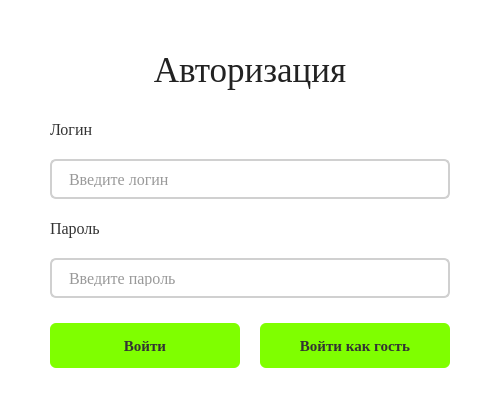
<?xml version="1.0" encoding="UTF-8"?>
<ui version="4.0">
 <class>LoginWidget</class>
 <widget class="QWidget" name="LoginWidget">
  <property name="geometry">
   <rect>
    <x>0</x>
    <y>0</y>
    <width>500</width>
    <height>400</height>
   </rect>
  </property>
  <property name="windowTitle">
   <string>Авторизация</string>
  </property>
  <property name="styleSheet">
   <string notr="true">QWidget {
    background-color: white;
    font-family: 'Times New Roman';
}
QLabel, QLineEdit, QPushButton {
    color: #333333;
}
QPushButton#login_btn, 
QPushButton#guest_btn {
    background-color: #7FFF00;
    color: #333333;
    border: none;
    border-radius: 6px;
    padding: 10px;
    font-weight: bold;
    font-size: 15px;
    min-width: 160px;
}
QPushButton#login_btn:hover, 
QPushButton#guest_btn:hover {
    background-color: #6FE600;
    box-shadow: 0px 3px 6px rgba(127, 255, 0, 0.2);
}
QPushButton#login_btn:pressed, 
QPushButton#guest_btn:pressed {
    background-color: #5FCC00;
    box-shadow: 0px 1px 3px rgba(127, 255, 0, 0.3);
}
QLineEdit {
    border: 2px solid #D0D0D0;
    border-radius: 6px;
    background-color: white;
    padding: 10px 15px;
    color: #333333;
    selection-background-color: #7FFF00;
    font-size: 16px;
}
QLineEdit:focus {
    border-color: #7FFF00;
    background-color: #FAFFFA;
    box-shadow: 0px 0px 4px rgba(127, 255, 0, 0.2);
}
QLineEdit::placeholder {
    color: #888888;
}
QLabel#name_window {
    color: #222222;
    padding-bottom: 5px;
}</string>
  </property>
  <layout class="QVBoxLayout" name="main_layout">
   <property name="spacing">
    <number>25</number>
   </property>
   <property name="leftMargin">
    <number>50</number>
   </property>
   <property name="topMargin">
    <number>50</number>
   </property>
   <property name="rightMargin">
    <number>50</number>
   </property>
   <property name="bottomMargin">
    <number>50</number>
   </property>
   <item>
    <spacer name="verticalSpacer">
     <property name="orientation">
      <enum>Qt::Vertical</enum>
     </property>
     <property name="sizeHint" stdset="0">
      <size>
       <width>20</width>
       <height>40</height>
      </size>
     </property>
    </spacer>
   </item>
   <item>
    <widget class="QLabel" name="name_window">
     <property name="font">
      <font>
       <family>Times New Roman</family>
       <pointsize>26</pointsize>
       <weight>700</weight>
       <bold>true</bold>
      </font>
     </property>
     <property name="text">
      <string>Авторизация</string>
     </property>
     <property name="alignment">
      <set>Qt::AlignCenter</set>
     </property>
    </widget>
   </item>
   <item>
    <spacer name="verticalSpacer_2">
     <property name="orientation">
      <enum>Qt::Vertical</enum>
     </property>
     <property name="sizeHint" stdset="0">
      <size>
       <width>20</width>
       <height>40</height>
      </size>
     </property>
    </spacer>
   </item>
   <item>
    <layout class="QVBoxLayout" name="fields_layout">
     <property name="spacing">
      <number>20</number>
     </property>
     <item>
      <layout class="QVBoxLayout" name="login_layout">
       <item>
        <widget class="QLabel" name="text_login">
         <property name="font">
          <font>
           <family>Times New Roman</family>
           <pointsize>12</pointsize>
          </font>
         </property>
         <property name="text">
          <string>Логин</string>
         </property>
        </widget>
       </item>
       <item>
        <widget class="QLineEdit" name="username_input">
         <property name="minimumSize">
          <size>
           <width>0</width>
           <height>40</height>
          </size>
         </property>
         <property name="font">
          <font>
           <family>Times New Roman</family>
           <pointsize>12</pointsize>
          </font>
         </property>
         <property name="placeholderText">
          <string>Введите логин</string>
         </property>
        </widget>
       </item>
      </layout>
     </item>
     <item>
      <layout class="QVBoxLayout" name="password_layout">
       <item>
        <widget class="QLabel" name="text_password">
         <property name="font">
          <font>
           <family>Times New Roman</family>
           <pointsize>12</pointsize>
          </font>
         </property>
         <property name="text">
          <string>Пароль</string>
         </property>
        </widget>
       </item>
       <item>
        <widget class="QLineEdit" name="password_input">
         <property name="minimumSize">
          <size>
           <width>0</width>
           <height>40</height>
          </size>
         </property>
         <property name="font">
          <font>
           <family>Times New Roman</family>
           <pointsize>12</pointsize>
          </font>
         </property>
         <property name="echoMode">
          <enum>QLineEdit::Password</enum>
         </property>
         <property name="placeholderText">
          <string>Введите пароль</string>
         </property>
        </widget>
       </item>
      </layout>
     </item>
    </layout>
   </item>
   <item>
    <spacer name="verticalSpacer_3">
     <property name="orientation">
      <enum>Qt::Vertical</enum>
     </property>
     <property name="sizeHint" stdset="0">
      <size>
       <width>20</width>
       <height>25</height>
      </size>
     </property>
    </spacer>
   </item>
   <item>
    <layout class="QHBoxLayout" name="buttons_layout">
     <property name="spacing">
      <number>20</number>
     </property>
     <item>
      <widget class="QPushButton" name="login_btn">
       <property name="minimumSize">
        <size>
         <width>0</width>
         <height>45</height>
        </size>
       </property>
       <property name="font">
        <font>
         <family>Times New Roman</family>
         <pointsize>12</pointsize>
        </font>
       </property>
       <property name="text">
        <string>Войти</string>
       </property>
      </widget>
     </item>
     <item>
      <widget class="QPushButton" name="guest_btn">
       <property name="minimumSize">
        <size>
         <width>0</width>
         <height>45</height>
        </size>
       </property>
       <property name="font">
        <font>
         <family>Times New Roman</family>
         <pointsize>12</pointsize>
        </font>
       </property>
       <property name="text">
        <string>Войти как гость</string>
       </property>
      </widget>
     </item>
    </layout>
   </item>
   <item>
    <spacer name="verticalSpacer_4">
     <property name="orientation">
      <enum>Qt::Vertical</enum>
     </property>
     <property name="sizeHint" stdset="0">
      <size>
       <width>20</width>
       <height>40</height>
      </size>
     </property>
    </spacer>
   </item>
  </layout>
 </widget>
 <resources/>
 <connections/>
</ui>
